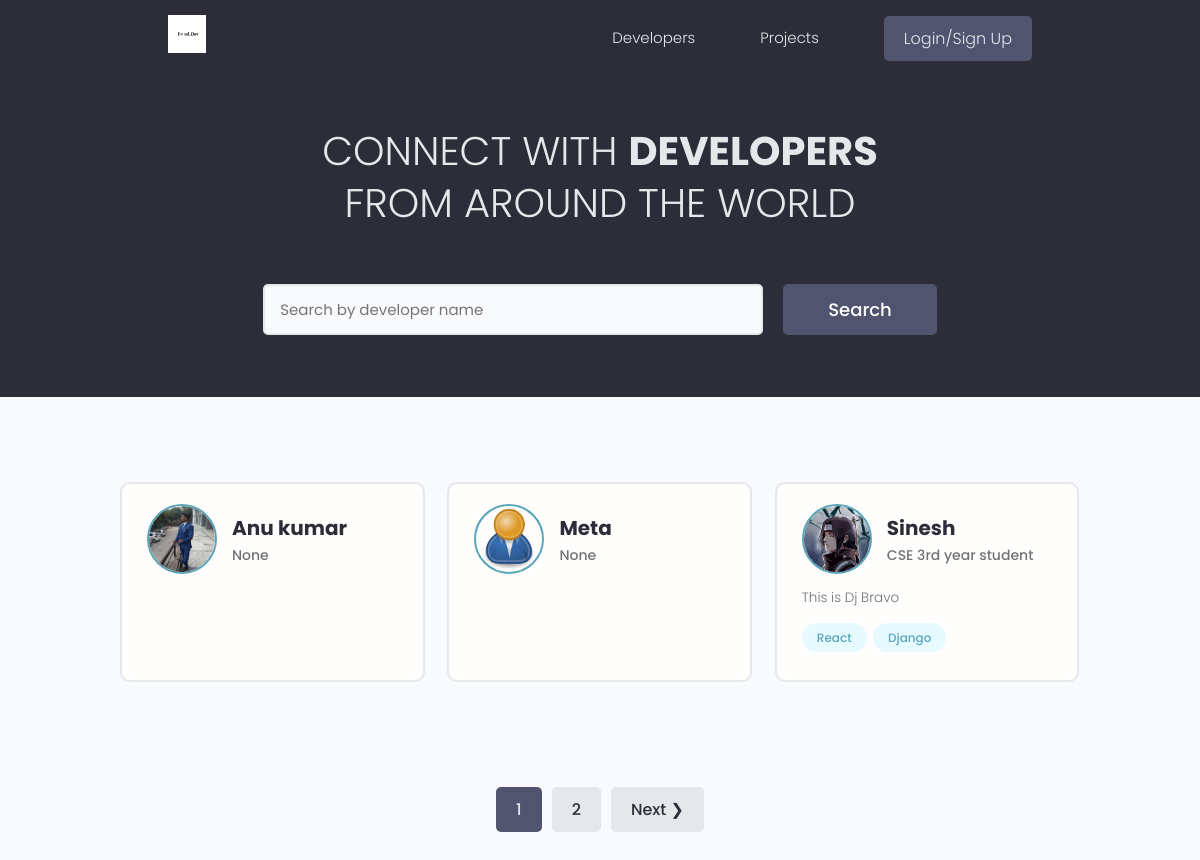
The app's page /, older data.
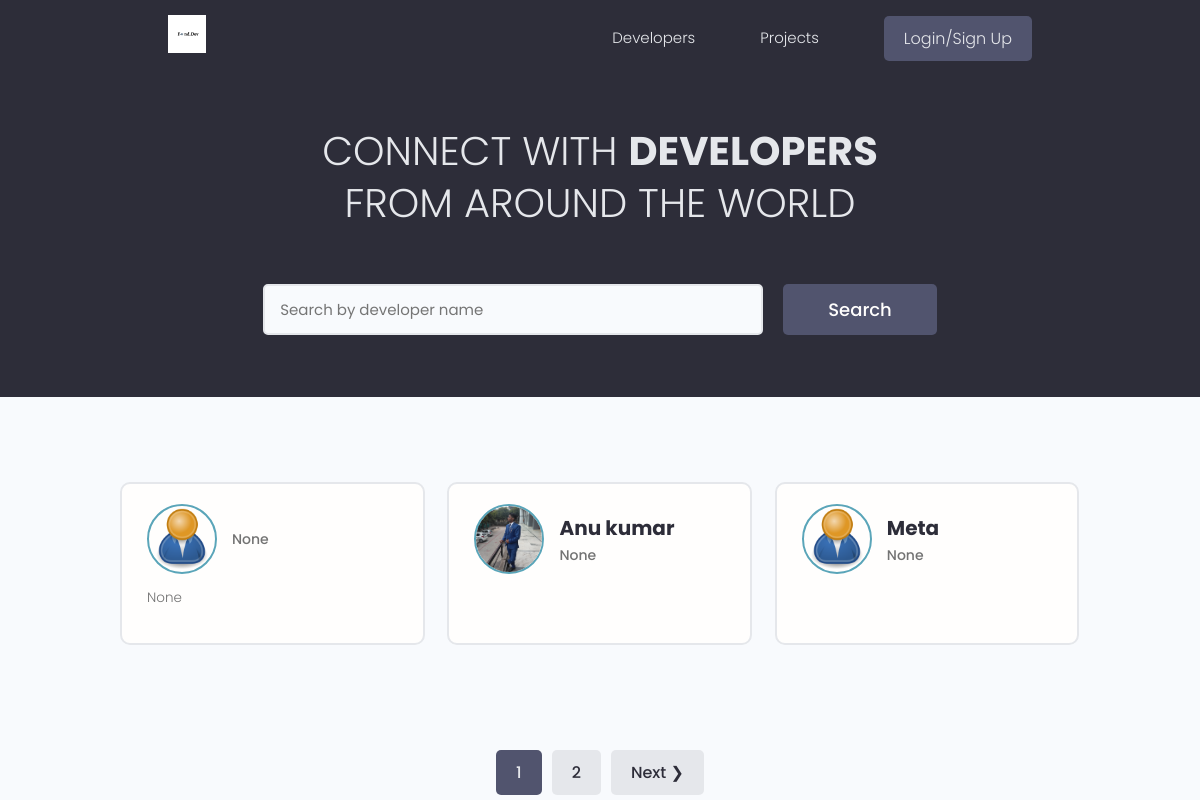
The same page, newer data.
### users/models.py (models this page shows, shortened)
class Profiles(models.Model):
    user = models.OneToOneField(User , on_delete = models.CASCADE ,null= True , blank=True)
    name = models.CharField(max_length=200 , blank=True ,null=True)
    email = models.EmailField(max_length=500 ,blank=True, null=True)
    username = models.CharField(max_length=200 , blank=True ,null=True)
    location = models.CharField(max_length=200 , blank=True ,null=True)
    short_intro = models.CharField(max_length=200 , blank=True ,null=True)
    bio = models.TextField(blank=True, null=True)
    profile_image = models.ImageField(null=True, blank =True ,upload_to ='profiles/',default='profiles/user-default.png')
    social_github = models.CharField(max_length=200,blank=True,null=True)
    social_twitter = models.CharField(max_length=200,blank=True,null=True)
    social_linkdin = models.CharField(max_length=200,blank=True,null=True)
    social_youtube = models.CharField(max_length=200,blank=True,null=True)
    social_website = models.CharField(max_length=200,blank=True,null=True)
    created = models.DateTimeField(auto_now_add=True)
    id = models.UUIDField(default=uuid.uuid4,unique=True,primary_key=True,editable=False)

class Skill(models.Model):
    owner = models.ForeignKey(Profiles,on_delete=models.CASCADE,null=True,blank=True)
    name =  models.CharField(max_length=200,blank=True,null=True)
    description = models.TextField(null =True,blank=True)
    created = models.DateTimeField(auto_now_add=True)
    id = models.UUIDField(default=uuid.uuid4,unique=True,primary_key=True,editable=False)
    def __str__(self):
        return str(self.name)

### users/views.py (the view)
# urls.py: path('',views.profiles ,name="profiles"),
def profiles(request):
    profiles , search_query = searchProfiles(request)
    custom_range , profiles  = paginateProfiles(request ,profiles ,3)
    context = {'profiles':profiles, 'search_query': search_query,'custom_range':custom_range}
    return render(request,'users/profiles.html',context)

### users/utils.py (called while the page is built)
def paginateProfiles(request , profiles ,results):
    page = request.GET.get('page')
    paginator = Paginator(profiles,results)
    try:
        profiles =paginator.page(page)
    except PageNotAnInteger:
        page=1
        profiles = paginator.page(page)
    except EmptyPage:
        page  = paginator.num_pages
        profiles=paginator.page(page)
    leftIndex = (int(page) - 4)
    if leftIndex <1:
        leftIndex=1
    rightIndex = (int(page) +5)
    if rightIndex > paginator.num_pages:
        rightIndex = paginator.num_pages + 1
    custom_range = range(leftIndex,rightIndex )
    return custom_range , profiles

def searchProfiles(request):
    search_query = ''
    if request.GET.get('search_query'):
        search_query = request.GET.get('search_query')
    skills = Skill.objects.filter(name__icontains = search_query)
    profiles = Profiles.objects.distinct().filter(
        Q(name__icontains=search_query) |
        Q(short_intro__icontains = search_query)|
        Q(skill__in = skills)
        )
    return profiles , search_query

### users/templates/users/profiles.html (shortened to what this page needs)
{% extends 'main.html' %}
{% block content %}
  <main class="home">
    <section class="hero-section text-center">
      <div class="container container--narrow">
        <div class="hero-section__box">
          <h2>CONNECT WITH <span>DEVELOPERS</span></h2>
          <h2>FROM AROUND THE WORLD</h2>
        </div>
        <div class="hero-section__search">
          <form id='searchForm' class="form" action="#" method="get">
            <div class="form__field">
              <input class="input input--text" id="formInput#search" type="text" name="search_query"
              value="{{search_query}}" placeholder="Search by developer name" />
            </div>
            <input class="btn btn--sub btn--lg" type="submit" value="Search" />
          </form>
        </div>
      </div>
    </section>
    <section class="devlist">
      <div class="container">
        <div class="grid grid--three">
          {% for profile in profiles %}
          <div class="column card">
            <div class="dev">
              <a href="{% url 'user-profile' profile.id %}" class="card__body">
                <div class="dev__profile">
                  <img class="avatar avatar--md" src="{{ profile.profile_image.url }}" alt="image" />
                  <div class="dev__meta">
                    <h3>{{profile.name}}</h3>
                    <h5>{{profile.short_intro|slice:"60"}}</h5>
                  </div>
                </div>
                <p class="dev__info">
                    {{profile.bio|slice:'150'}}
                </p>
                <div class="dev__skills">
                    {% for skill in profile.skill_set.all|slice:"6" %}
                    <span class="tag tag--pill tag--main">
                        <small>{{skill}}</small>
                    </span>
                    {% endfor %}
                </div>
              </a>
            </div>
          </div>
        {% endfor %}
        </div>
      </div>
    </section>
    {% include 'pagination.html' with queryset=profiles custom_range=custom_range %}
  </main>
{% endblock content %}

### templates/main.html (shortened to what this page needs)
<!DOCTYPE html>
{% load static%}
<html lang="en">
<head>
    <link rel="stylesheet" href="https://cdn.iconmonstr.com/1.3.0/css/iconmonstr-iconic-font.min.css" />
    <link rel="stylesheet" href="{% static 'uikit/styles/uikit.css' %}" />
    <link rel="stylesheet" href="{% static 'styles/app.css' %}" />
</head>
<body>
    {%include 'navbar.html'%}
    {%block content%}
    {%endblock content%}
</body>
</html>

### templates/navbar.html (shortened to what this page needs)
{% load static %}
  <header class="header">
    <div class="container container--narrow">
      <a href="{% url 'profiles' %}" class="header__logo">
        <img src=" {% static 'images/logo.svg' %} " alt="Find.Dev Logo" />
      </a>
      <nav class="header__nav">
        <ul class="header__menu">
          <li class="header__menuItem"><a href="{% url 'profiles' %}">Developers</a></li>
          <li class="header__menuItem"><a href="{% url 'projects' %}">Projects</a></li>
          {% if request.user.is_authenticated %}
          <li class="header__menuItem"><a href="{% url 'inbox' %}">Inbox</a></li>
          <li class="header__menuItem"><a href="{% url 'account' %}">Account</a></li>
          <li class="header__menuItem"><a href="{% url 'logout' %}" class="btn btn--sub">Logout</a></li>
          {% else %}
          <li class="header__menuItem"><a href="{% url 'login' %}" class="btn btn--sub">Login/Sign Up</a></li>
          {% endif %}
        </ul>
      </nav>
    </div>
  </header>

### templates/pagination.html (shortened to what this page needs)
{% if queryset.has_other_pages %}
    <div class="pagination">
      <ul class="container">
        {% for page in custom_range %}
        {% if page == queryset.number %}
        <li><a href="?page={{page}} " class="btn page-link btn--sub "  data-page="{{page}}">{{page}}</a></li>
        {% else %}
        <li><a href="?page={{page}} " class="btn page-link " data-page="{{page}}">{{page}}</a></li>
        {% endif %}
        {% endfor %}
        {% if queryset.has_next %}
        <li><a href="?page={{queryset.next_page_number}} " class="btn page-link  " data-page="{{queryset.next_page_number}}">  Next &#10095;</a></li>
        {% endif %}
      </ul>
    </div>
{% endif %}

### static/styles/app.css (style rules this page uses)
:root { --color-sub: #2d2d39; }
.btn--sub { background-color: var(--color-sub-light); }
.card { border: 2px solid var(--color-light); }
img { width: 100%; }
.header { position: sticky; z-index: 111; background-color: var(--color-sub); padding: 1.5rem 0; }
.header > .container { display: flex; justify-content: space-between; align-items: center; }
.header__logo > img { height: 3.8rem; }
.header__nav > ul { display: inline-flex; align-items: center; list-style: none; gap: 6.5rem; }
.header__menuItem > a { color: var(--color-light); font-weight: 300; }
.hero-section { height: 40vh; display: flex; align-items: center; background-color: var(--color-sub); }
.hero-section__box { margin-bottom: 4rem; }
.hero-section__box > h2, .hero-section__box > h2 > span { font-size: 4rem; color: var(--color-light); line-height: 1.3; text-transform: uppercase; }
.hero-section__box > h2 { font-weight: 300; }
.hero-section__box > h2 > span { font-weight: 700; }
.hero-section__search > .form { display: flex; align-items: center; justify-content: center; gap: 2rem; }
.hero-section__search > .form input.input--text { width: 50rem; }
.devlist { margin-top: 8rem; }
.devlist .grid { align-items: stretch; }
.devlist .dev .dev__profile { display: flex; align-items: center; gap: 1.5rem; }
.devlist .dev .dev__meta h3 { color: var(--color-sub); font-size: 2rem; font-weight: 700; }
.devlist .dev .dev__meta h5 { color: var(--color-text); font-size: 1.4rem; font-weight: 500; }
.devlist .dev .dev__info { margin: 1.5rem 0; font-size: 1.35rem; line-height: 1.4; text-align: justify; }
.pagination { margin-top: 8rem; margin-bottom: 10rem; }
.pagination > ul { flex-wrap: wrap; list-style: none; display: flex; align-items: center; justify-content: center; gap: 1rem; }
.pagination .btn { color: var(--color-sub); }
.pagination .btn.btn--sub { color: var(--color-light); }

### static/uikit/styles/modules/_variables.css (style rules this page uses)
:root { --color-main: #5aa5b9; --color-main-light: #e6faff; --color-sub: #3f4156; --color-sub-light: #51546e; --color-sub-lighter: #ededfd; --color-text: #737373; --color-gray: #8b8b8b; --color-light: #e5e7eb; --color-light-gray: #767676; --color-bg: #f8fafd; --color-white: #fffefd; --color-white-light: #f3f3f3; --color-success: #359e64; --color-success-bg: #def8e8; --color-error: #fc4b0b; --color-error-bg: #fff2ee; --font-base: 'Poppins', arial, helvetica, 'Segoe UI', roboto, ubuntu, sans-serif; --font-monospace: 'Fira Code', 'Courier New', courier, monospace; --font-regular: 300; --font-medium: 500; --font-bold: 700; --generic-shadow: 1px 1px 5px #00000010; --generic-transition: all 0.3s ease-in-out; }

### static/uikit/styles/modules/_base.css (style rules this page uses)
* { margin: 0; padding: 0; box-sizing: border-box; text-rendering: optimizeLegibility; color: inherit; font-size: inherit; }
html { font-size: 50%; }
@media only screen and (min-width: 480px) { html { font-size: 56.25%; } }
@media only screen and (min-width: 1200px) { html { font-size: 62.5%; } }
body { line-height: 1.6; font-weight: 400; font-size: 1.5rem; color: var(--color-text); background-color: var(--color-bg); min-height: 100vh; }

### static/uikit/styles/modules/_typography.css (style rules this page uses)
* { font-family: var(--font-base); }
h2 { font-size: 3.6rem; font-weight: var(--font-bold); }
h3 { font-size: 3.2rem; font-weight: var(--font-medium); }
h5 { font-size: 2.4rem; font-weight: var(--font-medium); }
h5, h6 { font-weight: var(--font-regular); }
p, span, strong { font-size: 1.6rem; color: var(--color-text); font-weight: var(--font-regular); }
a { padding-bottom: 2px; text-decoration: none; display: inline-block; color: var(--color-main); font-weight: var(--font-medium); }

### static/uikit/styles/modules/_utilities.css (style rules this page uses)
.container { width: 92%; max-width: 165rem; margin: 0 auto; box-sizing: border-box; }
.container--narrow { width: 92%; max-width: 120rem; }
@media screen and (min-width: 1000px) { .container { width: 90%; } }
@media screen and (min-width: 1000px) { .container--narrow { width: 85%; } }
@media screen and (min-width: 1200px) { .container { width: 80%; } }
@media screen and (min-width: 1200px) { .container--narrow { width: 72%; } }
.text-center { text-align: center; }

### static/uikit/styles/modules/_avatar.css (style rules this page uses)
.avatar { border-radius: 50%; border: 2px solid var(--color-main); object-fit: cover; }
.avatar--md { height: 7rem; width: 7rem; }

### static/uikit/styles/modules/_card.css (style rules this page uses)
.card { border-radius: 1rem; background-color: var(--color-white); border: 1.5px solid var(--color-light); width: auto; height: auto; margin-top: 0.5rem; margin-bottom: 0.5rem; overflow: hidden; }
.card__body, .card__header { padding: 2rem 2.5rem; }

Row changes from the older to the newer data that the page shows:
removed Profiles: profile_image (picture), name "Sinesh", short_intro "CSE 3rd year student", bio "This is Dj Bravo"
removed Skill: name "React"
removed Skill: name "Django"
added Profiles: profile_image (placeholder picture), short_intro "None", bio "None"
